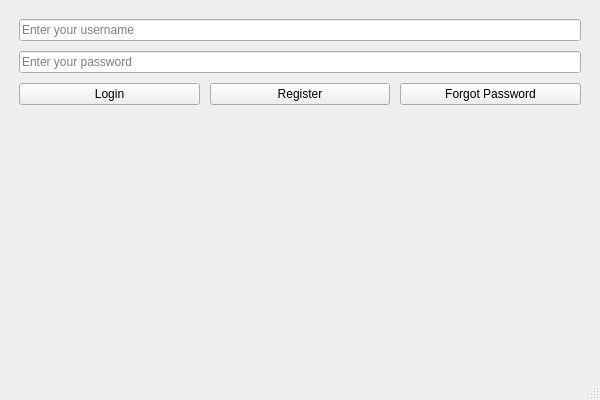
<?xml version="1.0" encoding="UTF-8"?>
<ui version="4.0">
 <class>MainWindow</class>
 <widget class="QMainWindow" name="MainWindow">
  <property name="geometry">
   <rect>
    <x>0</x>
    <y>0</y>
    <width>600</width>
    <height>400</height>
   </rect>
  </property>
  <property name="windowTitle">
   <string>To-Do List App</string>
  </property>
  <widget class="QWidget" name="centralwidget">
   <layout class="QVBoxLayout" name="verticalLayout">
    <item>
     <widget class="QStackedWidget" name="stackedWidget">
      <widget class="QWidget" name="loginPage">
       <layout class="QVBoxLayout" name="verticalLayout_login">
        <property name="spacing">
         <number>10</number>
        </property>
        <property name="margin" stdset="0">
         <number>10</number>
        </property>
        <item>
         <widget class="QLineEdit" name="lineEdit">
          <property name="placeholderText">
           <string>Enter your username</string>
          </property>
         </widget>
        </item>
        <item>
         <widget class="QLineEdit" name="lineEdit_2">
          <property name="echoMode">
           <enum>QLineEdit::Password</enum>
          </property>
          <property name="placeholderText">
           <string>Enter your password</string>
          </property>
         </widget>
        </item>
        <item>
         <layout class="QHBoxLayout" name="horizontalLayout_buttons">
          <item>
           <widget class="QPushButton" name="pushButton">
            <property name="text">
             <string>Login</string>
            </property>
           </widget>
          </item>
          <item>
           <widget class="QPushButton" name="pushButton_2">
            <property name="text">
             <string>Register</string>
            </property>
           </widget>
          </item>
          <item>
           <widget class="QPushButton" name="pushButton_3">
            <property name="text">
             <string>Forgot Password</string>
            </property>
           </widget>
          </item>
         </layout>
        </item>
        <item>
         <spacer name="verticalSpacer_login">
          <property name="orientation">
           <enum>Qt::Vertical</enum>
          </property>
          <property name="sizeHint" stdset="0">
           <size>
            <width>20</width>
            <height>40</height>
           </size>
          </property>
         </spacer>
        </item>
       </layout>
      </widget>
      <widget class="QWidget" name="todoPage">
       <layout class="QVBoxLayout" name="verticalLayout_todo">
        <property name="spacing">
         <number>10</number>
        </property>
        <property name="margin" stdset="0">
         <number>10</number>
        </property>
        <item>
         <layout class="QHBoxLayout" name="horizontalLayout_taskInput">
          <item>
           <widget class="QLineEdit" name="lineEdit_todo">
            <property name="placeholderText">
             <string>Enter a new task</string>
            </property>
           </widget>
          </item>
          <item>
           <widget class="QPushButton" name="pushButton_todo">
            <property name="text">
             <string>Add Task</string>
            </property>
           </widget>
          </item>
         </layout>
        </item>
        <item>
         <widget class="QTableView" name="tableView">
          <property name="sizePolicy">
           <sizepolicy hsizetype="Expanding" vsizetype="Expanding">
            <horstretch>0</horstretch>
            <verstretch>0</verstretch>
           </sizepolicy>
          </property>
          <property name="editTriggers">
           <set>QAbstractItemView::DoubleClicked|QAbstractItemView::EditKeyPressed</set>
          </property>
          <property name="alternatingRowColors">
           <bool>true</bool>
          </property>
          <property name="selectionMode">
           <enum>QAbstractItemView::ExtendedSelection</enum>
          </property>
          <property name="selectionBehavior">
           <enum>QAbstractItemView::SelectRows</enum>
          </property>
         </widget>
        </item>
        <item>
         <layout class="QHBoxLayout" name="horizontalLayout_filters">
          <item>
           <widget class="QPushButton" name="pushButton_5">
            <property name="text">
             <string>To Do</string>
            </property>
           </widget>
          </item>
          <item>
           <widget class="QPushButton" name="pushButton_6">
            <property name="text">
             <string>In Progress</string>
            </property>
           </widget>
          </item>
          <item>
           <widget class="QPushButton" name="pushButton_7">
            <property name="text">
             <string>Ready</string>
            </property>
           </widget>
          </item>
          <item>
           <widget class="QPushButton" name="pushButton_9">
            <property name="text">
             <string>Show All</string>
            </property>
           </widget>
          </item>
         </layout>
        </item>
        <item>
         <layout class="QHBoxLayout" name="horizontalLayout_actions">
          <item>
           <widget class="QPushButton" name="pushButton_2_todo">
            <property name="text">
             <string>Remove Selected</string>
            </property>
           </widget>
          </item>
          <item>
           <widget class="QPushButton" name="pushButton_3_todo">
            <property name="text">
             <string>Clear All</string>
            </property>
           </widget>
          </item>
          <item>
           <widget class="QPushButton" name="pushButton_4">
            <property name="text">
             <string>Exit</string>
            </property>
           </widget>
          </item>
         </layout>
        </item>
        <item>
         <layout class="QHBoxLayout" name="horizontalLayout_logout">
          <item>
           <spacer name="horizontalSpacer_logout">
            <property name="orientation">
             <enum>Qt::Horizontal</enum>
            </property>
            <property name="sizeHint" stdset="0">
             <size>
              <width>40</width>
              <height>20</height>
             </size>
            </property>
           </spacer>
          </item>
          <item>
           <widget class="QPushButton" name="pushButton_logout">
            <property name="text">
             <string>Logout</string>
            </property>
           </widget>
          </item>
         </layout>
        </item>
       </layout>
      </widget>
     </widget>
    </item>
   </layout>
  </widget>
  <widget class="QMenuBar" name="menubar">
   <property name="geometry">
    <rect>
     <x>0</x>
     <y>0</y>
     <width>600</width>
     <height>23</height>
    </rect>
   </property>
  </widget>
  <widget class="QStatusBar" name="statusbar"/>
 </widget>
 <resources/>
 <connections/>
</ui>
